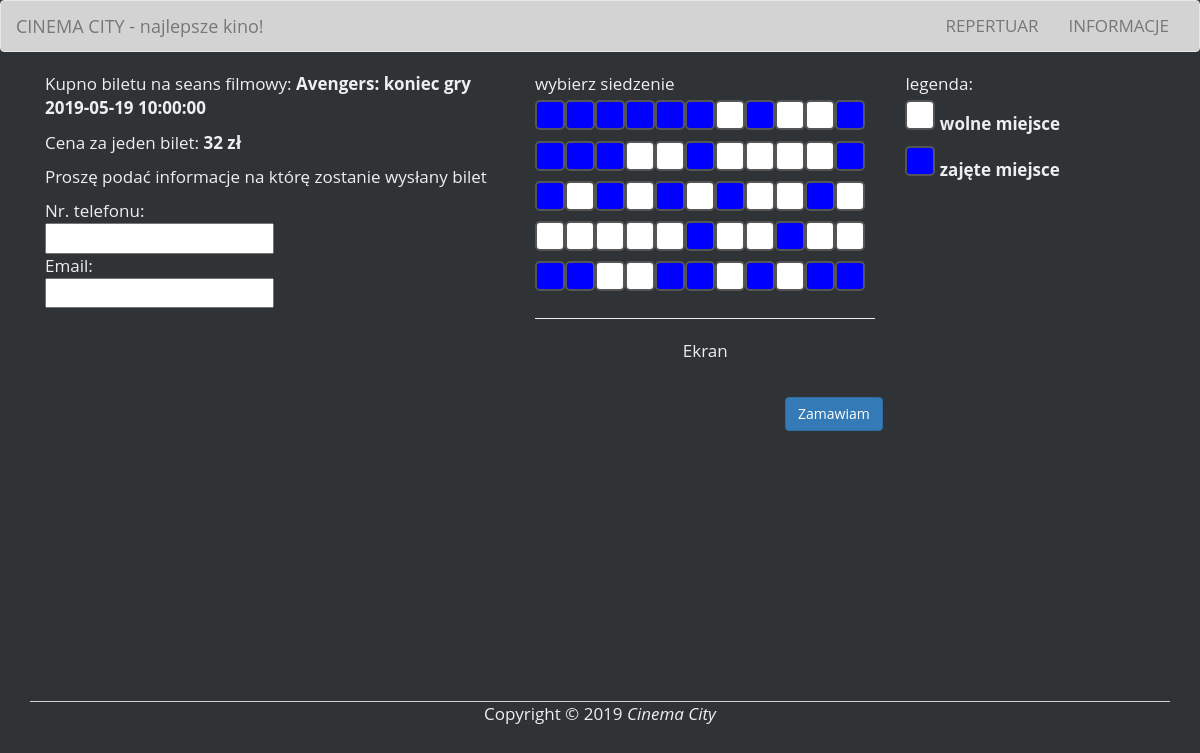
Screenshot of /kupno_biletu.php?idfilmu=1 with the database file from the repository.
### tables this page shows
CREATE TABLE `film` (
  `ID` int(11) NOT NULL,
  `tytul` text NOT NULL,
  `cena` int(11) NOT NULL,
  `obrazek_duzy` text NOT NULL,
  `obrazek_maly` text NOT NULL,
  `szczegoly` text NOT NULL,
  `opis` text NOT NULL,
  `youtube` text NOT NULL,
  `gatunek` text NOT NULL,
  `powtorka` int(11) NOT NULL,
  `data` datetime NOT NULL
);

### connect.php (called while the page is built, shortened)
<?php
class polaczenie {
    private $polaczenie;
    function __construct() {
        $host = "mysql.cba.pl";
        $db_user = "projektap1";
        $db_password = "1234567Aa";
        $db_name = "projektaplikacjeinternetowe";
        $this->polaczenie = new mysqli($host, $db_user, $db_password, $db_name);
        mysqli_query($this->polaczenie, "set names 'utf8'");
    }
    public function listaFilmow($id = null) {
        $where = "";
        if(!empty($id)){
            $where = "WHERE ID=".(int)$id;
        }
        $filmy = [];
        $result = mysqli_query($this->polaczenie, 'SELECT * FROM `film` '.$where);
        if ($result) {
            if(!empty($id)){
                return mysqli_fetch_assoc($result);
            }
        }
        return $filmy;
    }
    public function listaRezerwacji($idfilmu) {
        $rezerwacje = [];
        $result = mysqli_query($this->polaczenie, 'SELECT * FROM `rezerwacje` WHERE film_id='.(int)$idfilmu);
        if ($result) {
            while ($row = mysqli_fetch_assoc($result)) {
                $rezerwacje[] = $row['miejsce'];
            }
        }
        return $rezerwacje;
    }
}

### kupno_biletu.php (the view, shortened to what this page needs)
<?php
require "connect.php";
$polaczenie = new polaczenie();
$filmId = (int)$_REQUEST['idfilmu'];
$film = $polaczenie->listaFilmow($filmId);
$rezerwacje = $polaczenie->listaRezerwacji($filmId);
?>
<!DOCTYPE HTML>
<html lang="pl">
    <head>
  <link rel="stylesheet" href="https://maxcdn.bootstrapcdn.com/bootstrap/3.4.0/css/bootstrap.min.css">
	</head>
	<body>
        <nav class="navbar navbar-default">
            <div class="container-fluid">
                <div class="navbar-header">
                    <a class="navbar-brand" href="index.php">CINEMA CITY - najlepsze kino!</a>
                </div>
                <div class="collapse navbar-collapse" id="bs-example-navbar-collapse-1">
                    <ul class="nav navbar-nav  navbar-right">
                        <li><a href="repertuar.php">REPERTUAR</a></li>
                        <li><a href="informacje.php">INFORMACJE</a></li>
                    </ul>
                </div>
            </div>
        </nav>
<div class="container">
    <form autocomplete="off" action="kupno_biletu.php?idfilmu=<?=$film['ID']?>" method="post" onsubmit="if (this.telefon.value == '') { alert('Proszę wypełnić pole nr.telefonu'); return false }; if (this.email.value == '') { alert('Proszę wypełnić pole Email'); return false }; " >
        <div class="col-md-5">
		Kupno biletu na seans filmowy:
		<b>
                <?=$film['tytul']?>
		</b>
                <p><b> <?=$film['data']?> </b></p>
                		<p>Cena za jeden bilet:
                                    <b><?=$film['cena']?> zł</b>
                </p>
		<p>Proszę podać informacje na którę zostanie wysłany bilet</p>
            Nr. telefonu: <br /> <input type='phone' name='telefon'  /> <br />
            Email: <br /> <input type='email' name='email' /> <br /><br />
		</div>
		 <div class="col-md-7">
		 <div class="col-md-7">
wybierz siedzenie
<div class="responsive">
<?php
for($rzad =0; $rzad<5; $rzad++ ){
	for($kolumna =0; $kolumna<11; $kolumna++ ){
            $miejsce = ($rzad*11+$kolumna+1);
            $checked = in_array($miejsce, $rezerwacje) ? "checked" : "";
            $disabled = in_array($miejsce, $rezerwacje) ? "disabled" : "";
		echo '<input type="checkbox" class="form-check-input" '.$checked.' '.$disabled.' value="'.$miejsce.'" name="miejsce[]">';
	}
	echo '<br />';
}
echo '<hr>';
echo '<p class="ekran">Ekran<p>';
echo '<br>';
echo ' <button type="submit" class="btn btn-primary" style="position: relative; left:250px;">Zamawiam</button>';
?>
</div>
</div>
<div class="col-md-4">
legenda:
<br>
  <input type="checkbox" id="horns" name="horns" disabled>
  <label for="horns">wolne miejsce</label>
  <input type="checkbox" id="scales" name="scales" checked disabled>
  <label for="scales">zajęte miejsce</label>
</div>
</div>
</form>
            <div class="footer">
            <table style="width: 100%;" cellspacing="2" cellpadding="0" border="0">
        <div class="col-md-12" style="background-color: lightgray; "></div>
        <tbody><tr>
                <td style="text-align: center;">Copyright © 2019 <i>Cinema City</i></td>
</tr>
    </table>
            </div>
</div>
    </body>
</html>

### kupno_biletu.php (style rules this page uses)
body { background-color: #2F3336; color: #efefef; font-family: 'Open Sans', sans-serif; font-size: 17px; }
input[type='checkbox'] { -webkit-appearance:none; width:30px; height:30px; background:white; border-radius:5px; border:2px solid #555; }
input[type='checkbox']:checked { background: blue; }
.ekran { text-align: center }
input, select, textarea { color: black; }
.footer { position: relative; bottom: -260px; z-index: -2; }
.container-fluid { background-color: lightgray; }

### rows the page displays
film: tytul "Avengers: koniec gry", data "2019-05-19 10:00:00", cena "32"
